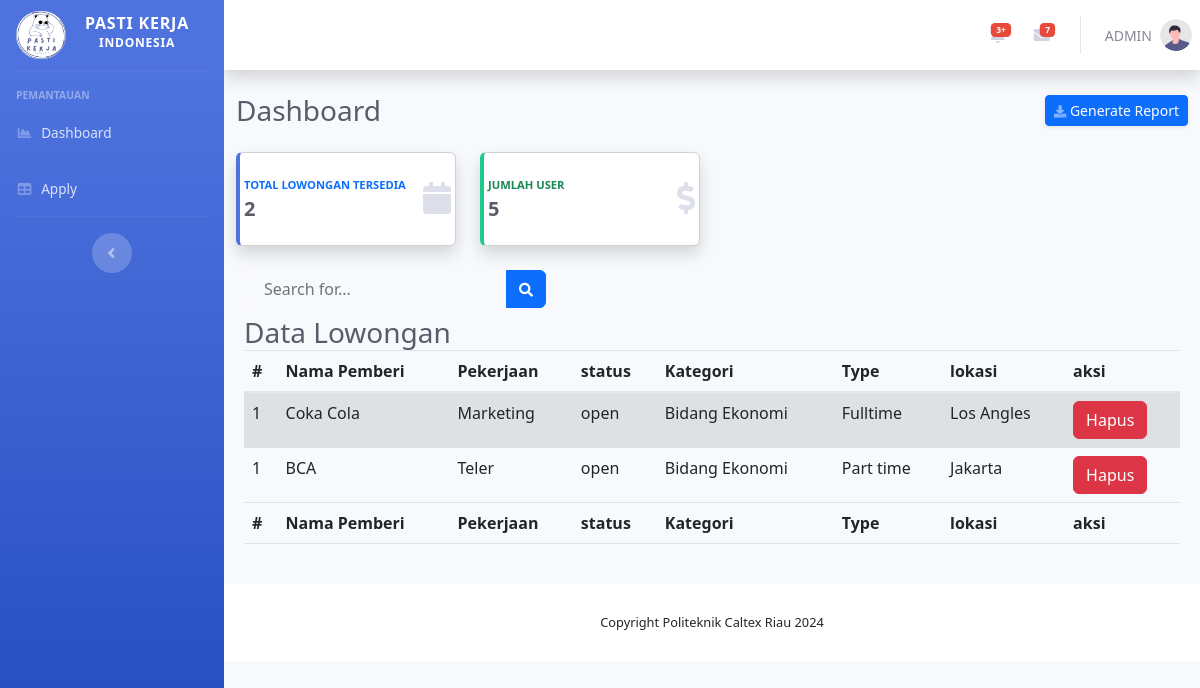
The page /index.php/admin/admin/index_get on the database as committed earlier.
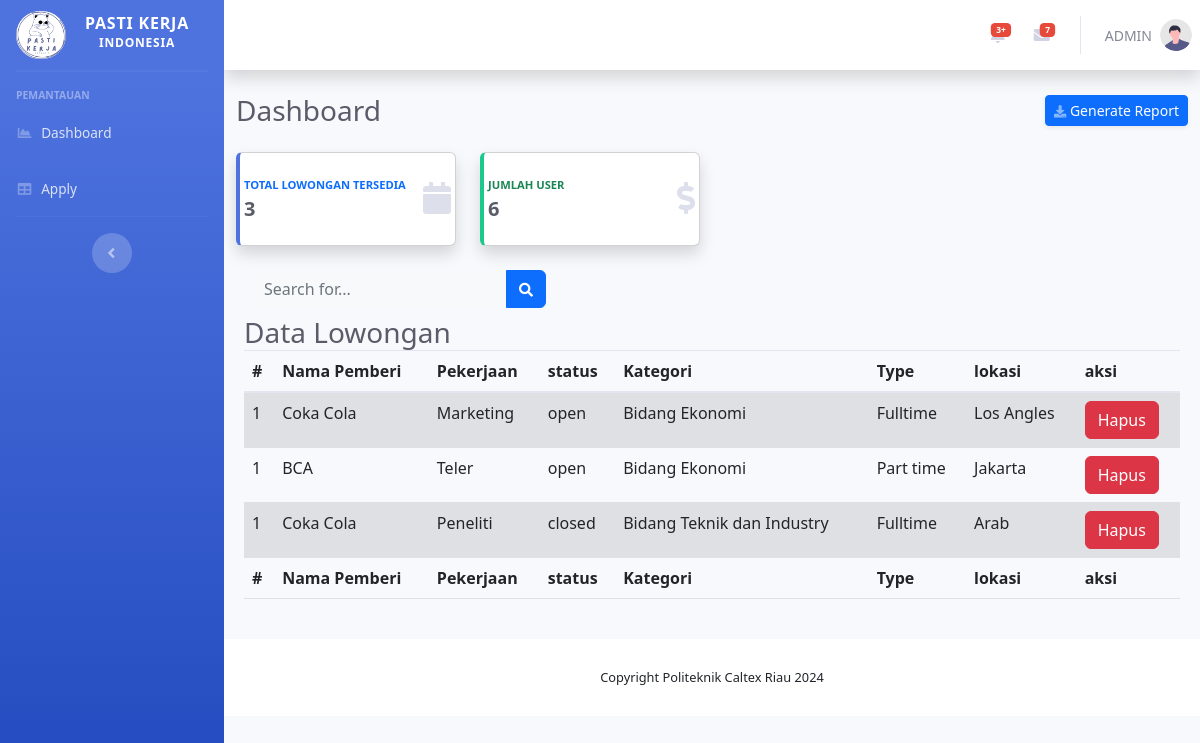
The same page on the database as committed later.
### tables this page shows
CREATE TABLE `lowongan` (
  `id_lowongan` int(11) NOT NULL,
  `lowongan` varchar(255) NOT NULL,
  `status` varchar(255) NOT NULL,
  `requirement` varchar(255) NOT NULL,
  `lokasi` varchar(255) NOT NULL,
  `kategori` varchar(255) NOT NULL,
  `type` varchar(255) NOT NULL,
  `id_user` int(11) NOT NULL,
  `salary` varchar(255) NOT NULL,
  `desc` varchar(255) NOT NULL
);

CREATE TABLE `user` (
  `id_user` int(11) NOT NULL,
  `nama` varchar(255) NOT NULL,
  `jenis_kelamin` varchar(255) NOT NULL,
  `email` varchar(255) NOT NULL,
  `lokasi` varchar(255) NOT NULL,
  `pass` varchar(255) NOT NULL,
  `noHp` varchar(255) NOT NULL,
  `profilePicture` varchar(255) NOT NULL,
  `role` varchar(255) NOT NULL,
  `lisensi_sertifikasi` varchar(255) NOT NULL,
  `desc` varchar(255) NOT NULL,
  `id_google` varchar(50) NOT NULL
);

### application/controllers/admin/Admin.php (called while the page is built, shortened)
<?php
class Admin extends RestController{
  public function __construct(){
    $this->load->model('Exp_model','exp');
    $this->load->model('User_model','user');
  }
  public function index_get(){
    $data['lowongan'] = $this->user->selectAll('lowongan');
    $this->load->view('layout/headerAdm');
		$this->load->view('admin/lowongan',$data);
		$this->load->view('layout/footerAdm');
  }
}

### application/libraries/RestController.php (called while the page is built, shortened)
<?php
class RestController extends \CI_Controller
{
    protected $allowed_http_methods = ['get', 'delete', 'post', 'put', 'options', 'patch', 'head'];
    protected $request = null;
    protected $_supported_formats = [
        'json'       => 'application/json',
        'array'      => 'application/json',
        'csv'        => 'application/csv',
        'html'       => 'text/html',
        'jsonp'      => 'application/javascript',
        'php'        => 'text/plain',
        'serialized' => 'application/vnd.php.serialized',
        'xml'        => 'application/xml',
    ];
    private $is_valid_request = true;
    public function __construct($config = 'rest')
    {
        $supported_formats = $this->config->item('rest_supported_formats');
        $this->_supported_formats = array_intersect_key($this->_supported_formats, array_flip($supported_formats));
        $this->request = new stdClass();
        $this->request->method = $this->_detect_method();
    }
    public function _remap($object_called, $arguments = [])
    {
        $object_called = preg_replace('/^(.*)\.(?:'.implode('|', array_keys($this->_supported_formats)).')$/', '$1', $object_called);
        $controller_method = $object_called.'_'.$this->request->method;
        if (!method_exists($this, $controller_method)) {
            $controller_method = 'index_'.$this->request->method;
            array_unshift($arguments, $object_called);
        }
        try {
            if ($this->is_valid_request) {
                call_user_func_array([$this, $controller_method], $arguments);
            }
        } catch (Exception $ex) {
            if ($this->config->item('rest_handle_exceptions') === false) {
                throw $ex;
            }
            $_error = &load_class('Exceptions', 'core');
            $_error->show_exception($ex);
        }
    }
    protected function _detect_method()
    {
        $method = null;
        if ($this->config->item('enable_emulate_request') === true) {
            $method = $this->input->post('_method');
            if ($method === null) {
                $method = $this->input->server('HTTP_X_HTTP_METHOD_OVERRIDE');
            }
            $method = strtolower($method ?? '');
        }
        if (empty($method)) {
            $method = strtolower($method ?? '');
        }
        return in_array($method, $this->allowed_http_methods) && method_exists($this, '_parse_'.$method) ? $method : 'get';
    }
}

### index.php (called while the page is built, shortened)
<?php
require_once BASEPATH.'core/CodeIgniter.php';

### application/models/User_model.php (called while the page is built, shortened)
<?php
class User_model extends CI_Model
{
  public function getwhere($table, $where, $id = null)
  {
    if ($id !== null) {
      $this->db->where($where, $id);
    } else {
      $this->db->where($where);
    }
    $query = $this->db->get($table);
    return $query->row();
  }
  public function selectAll($table)
  {
    $query = $this->db->get($table);
    if ($query->num_rows() > 0) {
      return $query->result();
    } else {
      return array();
    }
  }
}

### application/views/admin/lowongan.php (the view, shortened to what the changed rows need)
                    <div class="d-sm-flex align-items-center justify-content-between mb-4">
                        <h1 class="h3 mb-0 text-gray-800">Dashboard</h1>
                    </div>
                    <div class="row">
                        <div class="col-xl-3 col-md-6 mb-4">
                            <div class="card border-left-primary shadow h-100 py-2">
                                <div class="card-body">
                                    <div class="row no-gutters align-items-center">
                                        <div class="col mr-2">
                                            <div class="text-xs font-weight-bold text-primary text-uppercase mb-1">
                                                total Lowongan tersedia</div>
                                                <?php $data = $this->db->get('lowongan');$this->db->where('status', 'open');
                                                if ($data->num_rows() > 0) {
                                                  $count = $data->num_rows();
                                              } else {
                                                $count = 0;
                                              }
                                              $this->db->reset_query(); ?>
                                            <div class="h5 mb-0 font-weight-bold text-gray-800"><?php echo $count;?></div>
                                        </div>
                                    </div>
                                </div>
                            </div>
                        </div>
                        <div class="col-xl-3 col-md-6 mb-4">
                            <div class="card border-left-success shadow h-100 py-2">
                                <div class="card-body">
                                    <div class="row no-gutters align-items-center">
                                        <div class="col mr-2">
                                            <div class="text-xs font-weight-bold text-success text-uppercase mb-1">
                                                jumlah user</div>
                                                <?php $data = $this->db->get('user');
                                                if ($data->num_rows() > 0) {
                                                  $count = $data->num_rows();
                                              } else {
                                                $count = 0;
                                              }
                                              $this->db->reset_query(); ?>
                                            <div class="h5 mb-0 font-weight-bold text-gray-800"><?php echo $count;?></div>
                                        </div>
                                    </div>
                                </div>
                            </div>
                        </div>
                        </div>
<div class="container-md p-2">
  <div class="d-flex justify-content-between">
    <h1 class="h3 mb-0 text-gray-800">Data Lowongan</h1>
  </div>
  <table id="example" class="table table-striped" style="width:100%">
    <thead>
      <tr>
        <th>#</th>
        <th>Nama Pemberi</th>
        <th>Pekerjaan</th>
        <th>status</th>
        <th>Kategori</th>
        <th>Type</th>
        <th>lokasi</th>
        <th>aksi</th>
      </tr>
    </thead>
    <tbody>
      <tr>
        <?php
        foreach ($lowongan as $row) {
          $no = 0;
          $no++;
        ?>
        <?php
        $pemberi = $this->user->getwhere('user', 'id_user', $row->id_user);
        ?>
          <td><?php echo $no ;?></td>
          <td><?php echo $pemberi->nama ?></td>
          <td><?php echo $row->lowongan ?></td>
          <td><?php echo $row->status ?></td>
          <td><?php echo $row->kategori ?></td>
          <td><?php echo $row->type?></td>
          <td><?php echo $row->lokasi ?></td>
          <td><a href=""><button type='button' class='btn btn-danger'>Hapus</button></a></td>
          </tr>
        <?php
        }
        ?>
    <tfoot>
      <tr>
        <th>#</th>
        <th>Nama Pemberi</th>
        <th>Pekerjaan</th>
        <th>status</th>
        <th>Kategori</th>
        <th>Type</th>
        <th>lokasi</th>
        <th>aksi</th>
      </tr>
    </tfoot>
    </tbody>
  </table>

Rows that differ between the two databases and show on the page:
added lowongan: no "1", id_user.nama "Coka Cola", lowongan "Peneliti", status "closed", kategori "Bidang Teknik dan Industry", type "Fulltime", lokasi "Arab"
Other text that changed with them:
$count: "2" → "3"
$count: "5" → "6"
